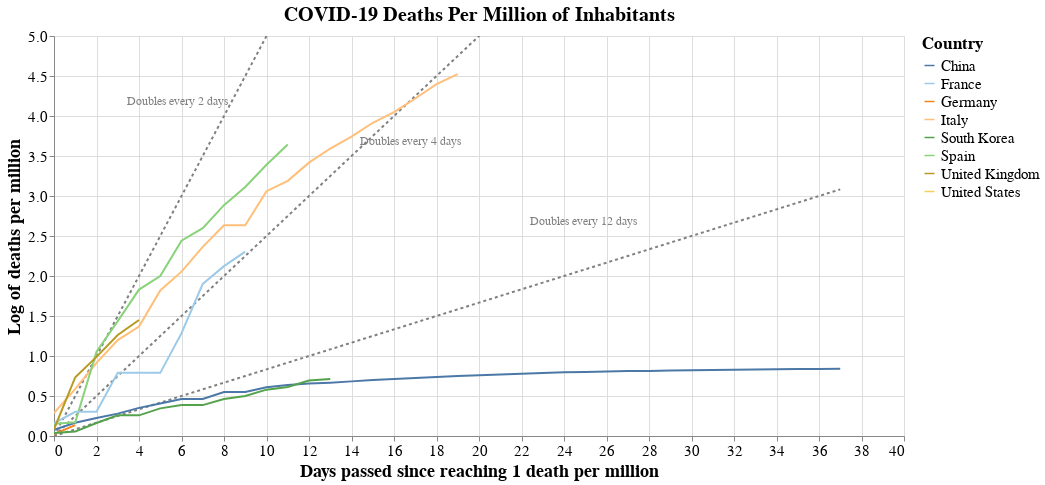

The notebook cell saved with this chart:
### Markdown cell above
## Covid-19 deaths per million inhabitants

### Code cell
#hide_input
# Stack data to get it to Altair dataframe format
data_countries_pc2 = data_countries_pc.copy()
for i in range(0,len(int_countries)):
    data_countries_pc2[i] = data_countries_pc2[i].reset_index()
    data_countries_pc2[i]['n_days'] = data_countries_pc2[i].index
    data_countries_pc2[i]['log_cases'] = np.log(data_countries_pc2[i]["total_cases"])
data_plot = data_countries_pc2[0]
for i in range(1, len(int_countries)):    
    data_plot = pd.concat([data_plot, data_countries_pc2[i]], axis=0)
data_plot["trend_2days"] = data_plot["n_days"]*1/2
data_plot["trend_4days"] = data_plot["n_days"]*1/4
data_plot["trend_12days"] = data_plot["n_days"]*1/12
data_plot["trend_2days_label"] = "Doubles every 2 days"
data_plot["trend_4days_label"] = "Doubles evey 4 days"
data_plot["trend_12days_label"] = "Doubles every 12 days"


# Plot it using Altair
source = data_plot

scales = alt.selection_interval(bind='scales')
#selection = alt.selection_multi(fields=['location'], bind='legend')

base = alt.Chart(source, title = "COVID-19 Deaths Per Million of Inhabitants").encode(
    x = alt.X('n_days:Q', title = "Days passed since reaching 1 death per million"),
    y = alt.Y("log_cases:Q",title = "Log of deaths per million"),
    color = alt.Color('location:N', legend=alt.Legend(title="Country", labelFontSize=15, titleFontSize=17),
                     scale=alt.Scale(scheme='tableau20')),
    #opacity = alt.condition(selection, alt.value(1), alt.value(0.1))
)

lines = base.mark_line().add_selection(
    scales
).properties(
   width=chart_width,
   height=chart_height
)
#.add_selection(
#    selection
#)

trend_2d = alt.Chart(source).encode(
    x = "n_days:Q",
    y = alt.Y("trend_2days:Q",  scale=alt.Scale(domain=(0, max(data_plot["log_cases"])))),
).mark_line(color="grey", strokeDash=[3,3])


labels = pd.DataFrame([{'label': 'Doubles every 2 days', 'x_coord': 6, 'y_coord': 4},
                       {'label': 'Doubles every 4 days', 'x_coord': 17, 'y_coord': 3.5},
                       {'label': 'Doubles every 12 days', 'x_coord': 25, 'y_coord': 2.5},
                      ])
trend_label = (alt.Chart(labels)
                    .mark_text(align='left', dx=-55, dy=-15, fontSize=12, color="grey")
                    .encode(x='x_coord:Q',
                            y='y_coord:Q',
                            text='label:N')
                   )

trend_4d = alt.Chart(source).mark_line(color="grey", strokeDash=[3,3]).encode(
    x = "n_days:Q",
    y = alt.Y("trend_4days:Q",  scale=alt.Scale(domain=(0, max(data_plot["log_cases"])))),
)

trend_12d = alt.Chart(source).mark_line(color="grey", strokeDash=[3,3]).encode(
    x = "n_days:Q",
    y = alt.Y("trend_12days:Q",  scale=alt.Scale(domain=(0, max(data_plot["log_cases"])))),
)


(
(trend_2d + trend_4d + trend_12d + trend_label + lines)
.configure_title(fontSize=20)
.configure_axis(labelFontSize=15,titleFontSize=18)
)

### Figure 1 — Vega-Lite specification as saved in the notebook (floating-point values rounded to 4 significant figures)
{"$schema": "https://vega.github.io/schema/vega-lite/v3.4.0.json", "config": {"axis": {"labelFontSize": 15, "titleFontSize": 18}, "mark": {"tooltip": null}, "title": {"fontSize": 20}, "view": {"height": 300, "width": 400}}, "data": {"name": "data-8080d277bdb2cabb28e0f37631b4cd41"}, "datasets": {"data-46e792c21b458ace41bb6619bc6d4ad3": [{"label": "Doubles every 2 days", "x_coord": 6, "y_coord": 4}, {"label": "Doubles every 4 days", "x_coord": 17, "y_coord": 3.5}, {"label": "Doubles every 12 days", "x_coord": 25, "y_coord": 2.5}], "data-8080d277bdb2cabb28e0f37631b4cd41": [{"date": "2020-02-14T00:00:00", "index": 2028, "location": "China", "log_cases": 0.07612, "n_days": 0, "total_cases": 1.079, "trend_12days": 0, "trend_12days_label": "Doubles every 12 days", "trend_2days": 0, "trend_2days_label": "Doubles every 2 days", "trend_4days": 0, "trend_4days_label": "Doubles evey 4 days"}, {"date": "2020-02-15T00:00:00", "index": 2029, "location": "China", "log_cases": 0.1654, "n_days": 1, "total_cases": 1.18, "trend_12days": 0.08333, "trend_12days_label": "Doubles every 12 days", "trend_2days": 0.5, "trend_2days_label": "Doubles every 2 days", "trend_4days": 0.25, "trend_4days_label": "Doubles evey 4 days"}, {"date": "2020-02-16T00:00:00", "index": 2030, "location": "China", "log_cases": 0.2255, "n_days": 2, "total_cases": 1.253, "trend_12days": 0.1667, "trend_12days_label": "Doubles every 12 days", "trend_2days": 1, "trend_2days_label": "Doubles every 2 days", "trend_4days": 0.5, "trend_4days_label": "Doubles evey 4 days"}, {"date": "2020-02-17T00:00:00", "index": 2031, "location": "China", "log_cases": 0.2795, "n_days": 3, "total_cases": 1.322, "trend_12days": 0.25, "trend_12days_label": "Doubles every 12 days", "trend_2days": 1.5, "trend_2days_label": "Doubles every 2 days", "trend_4days": 0.75, "trend_4days_label": "Doubles evey 4 days"}, {"date": "2020-02-18T00:00:00", "index": 2032, "location": "China", "log_cases": 0.3514, "n_days": 4, "total_cases": 1.421, "trend_12days": 0.3333, "trend_12days_label": "Doubles every 12 days", "trend_2days": 2, "trend_2days_label": "Doubles every 2 days", "trend_4days": 1, "trend_4days_label": "Doubles evey 4 days"}, {"date": "2020-02-19T00:00:00", "index": 2033, "location": "China", "log_cases": 0.4063, "n_days": 5, "total_cases": 1.501, "trend_12days": 0.4167, "trend_12days_label": "Doubles every 12 days", "trend_2days": 2.5, "trend_2days_label": "Doubles every 2 days", "trend_4days": 1.25, "trend_4days_label": "Doubles evey 4 days"}, {"date": "2020-02-20T00:00:00", "index": 2035, "location": "China", "log_cases": 0.4623, "n_days": 6, "total_cases": 1.588, "trend_12days": 0.5, "trend_12days_label": "Doubles every 12 days", "trend_2days": 3, "trend_2days_label": "Doubles every 2 days", "trend_4days": 1.5, "trend_4days_label": "Doubles evey 4 days"}, {"date": "2020-02-21T00:00:00", "index": 2036, "location": "China", "log_cases": 0.4623, "n_days": 7, "total_cases": 1.588, "trend_12days": 0.5833, "trend_12days_label": "Doubles every 12 days", "trend_2days": 3.5, "trend_2days_label": "Doubles every 2 days", "trend_4days": 1.75, "trend_4days_label": "Doubles evey 4 days"}, {"date": "2020-02-22T00:00:00", "index": 2037, "location": "China", "log_cases": 0.55, "n_days": 8, "total_cases": 1.733, "trend_12days": 0.6667, "trend_12days_label": "Doubles every 12 days", "trend_2days": 4, "trend_2days_label": "Doubles every 2 days", "trend_4days": 2, "trend_4days_label": "Doubles evey 4 days"}, {"date": "2020-02-23T00:00:00", "index": 2038, "location": "China", "log_cases": 0.5508, "n_days": 9, "total_cases": 1.735, "trend_12days": 0.75, "trend_12days_label": "Doubles every 12 days", "trend_2days": 4.5, "trend_2days_label": "Doubles every 2 days", "trend_4days": 2.25, "trend_4days_label": "Doubles evey 4 days"}, {"date": "2020-02-24T00:00:00", "index": 2039, "location": "China", "log_cases": 0.6103, "n_days": 10, "total_cases": 1.841, "trend_12days": 0.8333, "trend_12days_label": "Doubles every 12 days", "trend_2days": 5, "trend_2days_label": "Doubles every 2 days", "trend_4days": 2.5, "trend_4days_label": "Doubles evey 4 days"}, {"date": "2020-02-25T00:00:00", "index": 2040, "location": "China", "log_cases": 0.637, "n_days": 11, "total_cases": 1.891, "trend_12days": 0.9167, "trend_12days_label": "Doubles every 12 days", "trend_2days": 5.5, "trend_2days_label": "Doubles every 2 days", "trend_4days": 2.75, "trend_4days_label": "Doubles evey 4 days"}, {"date": "2020-02-26T00:00:00", "index": 2041, "location": "China", "log_cases": 0.6563, "n_days": 12, "total_cases": 1.928, "trend_12days": 1, "trend_12days_label": "Doubles every 12 days", "trend_2days": 6, "trend_2days_label": "Doubles every 2 days", "trend_4days": 3, "trend_4days_label": "Doubles evey 4 days"}, {"date": "2020-02-27T00:00:00", "index": 2042, "location": "China", "log_cases": 0.6669, "n_days": 13, "total_cases": 1.948, "trend_12days": 1.083, "trend_12days_label": "Doubles every 12 days", "trend_2days": 6.5, "trend_2days_label": "Doubles every 2 days", "trend_4days": 3.25, "trend_4days_label": "Doubles evey 4 days"}, {"date": "2020-02-28T00:00:00", "index": 2043, "location": "China", "log_cases": 0.6828, "n_days": 14, "total_cases": 1.979, "trend_12days": 1.167, "trend_12days_label": "Doubles every 12 days", "trend_2days": 7, "trend_2days_label": "Doubles every 2 days", "trend_4days": 3.5, "trend_4days_label": "Doubles evey 4 days"}, {"date": "2020-02-29T00:00:00", "index": 2044, "location": "China", "log_cases": 0.6995, "n_days": 15, "total_cases": 2.013, "trend_12days": 1.25, "trend_12days_label": "Doubles every 12 days", "trend_2days": 7.5, "trend_2days_label": "Doubles every 2 days", "trend_4days": 3.75, "trend_4days_label": "Doubles evey 4 days"}, {"date": "2020-03-01T00:00:00", "index": 2052, "location": "China", "log_cases": 0.7118, "n_days": 16, "total_cases": 2.038, "trend_12days": 1.333, "trend_12days_label": "Doubles every 12 days", "trend_2days": 8, "trend_2days_label": "Doubles every 2 days", "trend_4days": 4, "trend_4days_label": "Doubles evey 4 days"}, {"date": "2020-03-02T00:00:00", "index": 2063, "location": "China", "log_cases": 0.7263, "n_days": 17, "total_cases": 2.067, "trend_12days": 1.417, "trend_12days_label": "Doubles every 12 days", "trend_2days": 8.5, "trend_2days_label": "Doubles every 2 days", "trend_4days": 4.25, "trend_4days_label": "Doubles evey 4 days"}, {"date": "2020-03-03T00:00:00", "index": 2067, "location": "China", "log_cases": 0.7375, "n_days": 18, "total_cases": 2.091, "trend_12days": 1.5, "trend_12days_label": "Doubles every 12 days", "trend_2days": 9, "trend_2days_label": "Doubles every 2 days", "trend_4days": 4.5, "trend_4days_label": "Doubles evey 4 days"}, {"date": "2020-03-04T00:00:00", "index": 2068, "location": "China", "log_cases": 0.7497, "n_days": 19, "total_cases": 2.116, "trend_12days": 1.583, "trend_12days_label": "Doubles every 12 days", "trend_2days": 9.5, "trend_2days_label": "Doubles every 2 days", "trend_4days": 4.75, "trend_4days_label": "Doubles evey 4 days"}, {"date": "2020-03-05T00:00:00", "index": 2069, "location": "China", "log_cases": 0.7604, "n_days": 20, "total_cases": 2.139, "trend_12days": 1.667, "trend_12days_label": "Doubles every 12 days", "trend_2days": 10, "trend_2days_label": "Doubles every 2 days", "trend_4days": 5, "trend_4days_label": "Doubles evey 4 days"}, {"date": "2020-03-06T00:00:00", "index": 2070, "location": "China", "log_cases": 0.7699, "n_days": 21, "total_cases": 2.16, "trend_12days": 1.75, "trend_12days_label": "Doubles every 12 days", "trend_2days": 10.5, "trend_2days_label": "Doubles every 2 days", "trend_4days": 5.25, "trend_4days_label": "Doubles evey 4 days"}, {"date": "2020-03-07T00:00:00", "index": 2071, "location": "China", "log_cases": 0.7791, "n_days": 22, "total_cases": 2.179, "trend_12days": 1.833, "trend_12days_label": "Doubles every 12 days", "trend_2days": 11, "trend_2days_label": "Doubles every 2 days", "trend_4days": 5.5, "trend_4days_label": "Doubles evey 4 days"}, {"date": "2020-03-08T00:00:00", "index": 2072, "location": "China", "log_cases": 0.7882, "n_days": 23, "total_cases": 2.199, "trend_12days": 1.917, "trend_12days_label": "Doubles every 12 days", "trend_2days": 11.5, "trend_2days_label": "Doubles every 2 days", "trend_4days": 5.75, "trend_4days_label": "Doubles evey 4 days"}, {"date": "2020-03-09T00:00:00", "index": 2073, "location": "China", "log_cases": 0.7955, "n_days": 24, "total_cases": 2.216, "trend_12days": 2, "trend_12days_label": "Doubles every 12 days", "trend_2days": 12, "trend_2days_label": "Doubles every 2 days", "trend_4days": 6, "trend_4days_label": "Doubles evey 4 days"}, {"date": "2020-03-10T00:00:00", "index": 2053, "location": "China", "log_cases": 0.8007, "n_days": 25, "total_cases": 2.227, "trend_12days": 2.083, "trend_12days_label": "Doubles every 12 days", "trend_2days": 12.5, "trend_2days_label": "Doubles every 2 days", "trend_4days": 6.25, "trend_4days_label": "Doubles evey 4 days"}, {"date": "2020-03-11T00:00:00", "index": 2054, "location": "China", "log_cases": 0.8076, "n_days": 26, "total_cases": 2.243, "trend_12days": 2.167, "trend_12days_label": "Doubles every 12 days", "trend_2days": 13, "trend_2days_label": "Doubles every 2 days", "trend_4days": 6.5, "trend_4days_label": "Doubles evey 4 days"}, {"date": "2020-03-12T00:00:00", "index": 2055, "location": "China", "log_cases": 0.8111, "n_days": 27, "total_cases": 2.25, "trend_12days": 2.25, "trend_12days_label": "Doubles every 12 days", "trend_2days": 13.5, "trend_2days_label": "Doubles every 2 days", "trend_4days": 6.75, "trend_4days_label": "Doubles evey 4 days"}, {"date": "2020-03-13T00:00:00", "index": 2056, "location": "China", "log_cases": 0.8136, "n_days": 28, "total_cases": 2.256, "trend_12days": 2.333, "trend_12days_label": "Doubles every 12 days", "trend_2days": 14, "trend_2days_label": "Doubles every 2 days", "trend_4days": 7, "trend_4days_label": "Doubles evey 4 days"}, {"date": "2020-03-14T00:00:00", "index": 2057, "location": "China", "log_cases": 0.8177, "n_days": 29, "total_cases": 2.265, "trend_12days": 2.417, "trend_12days_label": "Doubles every 12 days", "trend_2days": 14.5, "trend_2days_label": "Doubles every 2 days", "trend_4days": 7.25, "trend_4days_label": "Doubles evey 4 days"}, {"date": "2020-03-15T00:00:00", "index": 2058, "location": "China", "log_cases": 0.8208, "n_days": 30, "total_cases": 2.272, "trend_12days": 2.5, "trend_12days_label": "Doubles every 12 days", "trend_2days": 15, "trend_2days_label": "Doubles every 2 days", "trend_4days": 7.5, "trend_4days_label": "Doubles evey 4 days"}, {"date": "2020-03-16T00:00:00", "index": 2059, "location": "China", "log_cases": 0.8252, "n_days": 31, "total_cases": 2.282, "trend_12days": 2.583, "trend_12days_label": "Doubles every 12 days", "trend_2days": 15.5, "trend_2days_label": "Doubles every 2 days", "trend_4days": 7.75, "trend_4days_label": "Doubles evey 4 days"}, {"date": "2020-03-17T00:00:00", "index": 2060, "location": "China", "log_cases": 0.8292, "n_days": 32, "total_cases": 2.292, "trend_12days": 2.667, "trend_12days_label": "Doubles every 12 days", "trend_2days": 16, "trend_2days_label": "Doubles every 2 days", "trend_4days": 8, "trend_4days_label": "Doubles evey 4 days"}, {"date": "2020-03-18T00:00:00", "index": 2061, "location": "China", "log_cases": 0.8326, "n_days": 33, "total_cases": 2.299, "trend_12days": 2.75, "trend_12days_label": "Doubles every 12 days", "trend_2days": 16.5, "trend_2days_label": "Doubles every 2 days", "trend_4days": 8.25, "trend_4days_label": "Doubles evey 4 days"}, {"date": "2020-03-19T00:00:00", "index": 2062, "location": "China", "log_cases": 0.8351, "n_days": 34, "total_cases": 2.305, "trend_12days": 2.833, "trend_12days_label": "Doubles every 12 days", "trend_2days": 17, "trend_2days_label": "Doubles every 2 days", "trend_4days": 8.5, "trend_4days_label": "Doubles evey 4 days"}, {"date": "2020-03-20T00:00:00", "index": 2064, "location": "China", "log_cases": 0.8363, "n_days": 35, "total_cases": 2.308, "trend_12days": 2.917, "trend_12days_label": "Doubles every 12 days", "trend_2days": 17.5, "trend_2days_label": "Doubles every 2 days", "trend_4days": 8.75, "trend_4days_label": "Doubles evey 4 days"}, {"date": "2020-03-21T00:00:00", "index": 2065, "location": "China", "log_cases": 0.8382, "n_days": 36, "total_cases": 2.312, "trend_12days": 3, "trend_12days_label": "Doubles every 12 days", "trend_2days": 18, "trend_2days_label": "Doubles every 2 days", "trend_4days": 9, "trend_4days_label": "Doubles evey 4 days"}, {"date": "2020-03-22T00:00:00", "index": 2066, "location": "China", "log_cases": 0.84, "n_days": 37, "total_cases": 2.316, "trend_12days": 3.083, "trend_12days_label": "Doubles every 12 days", "trend_2days": 18.5, "trend_2days_label": "Doubles every 2 days", "trend_4days": 9.25, "trend_4days_label": "Doubles evey 4 days"}, {"date": "2020-03-03T00:00:00", "index": 4995, "location": "Italy", "log_cases": 0.2858, "n_days": 0, "total_cases": 1.331, "trend_12days": 0, "trend_12days_label": "Doubles every 12 days", "trend_2days": 0, "trend_2days_label": "Doubles every 2 days", "trend_4days": 0, "trend_4days_label": "Doubles evey 4 days"}, {"date": "2020-03-04T00:00:00", "index": 4996, "location": "Italy", "log_cases": 0.5892, "n_days": 1, "total_cases": 1.803, "trend_12days": 0.08333, "trend_12days_label": "Doubles every 12 days", "trend_2days": 0.5, "trend_2days_label": "Doubles every 2 days", "trend_4days": 0.25, "trend_4days_label": "Doubles evey 4 days"}, {"date": "2020-03-05T00:00:00", "index": 4997, "location": "Italy", "log_cases": 0.9136, "n_days": 2, "total_cases": 2.493, "trend_12days": 0.1667, "trend_12days_label": "Doubles every 12 days", "trend_2days": 1, "trend_2days_label": "Doubles every 2 days", "trend_4days": 0.5, "trend_4days_label": "Doubles evey 4 days"}, {"date": "2020-03-06T00:00:00", "index": 4998, "location": "Italy", "log_cases": 1.2, "n_days": 3, "total_cases": 3.319, "trend_12days": 0.25, "trend_12days_label": "Doubles every 12 days", "trend_2days": 1.5, "trend_2days_label": "Doubles every 2 days", "trend_4days": 0.75, "trend_4days_label": "Doubles evey 4 days"}, {"date": "2020-03-07T00:00:00", "index": 4999, "location": "Italy", "log_cases": 1.367, "n_days": 4, "total_cases": 3.925, "trend_12days": 0.3333, "trend_12days_label": "Doubles every 12 days", "trend_2days": 2, "trend_2days_label": "Doubles every 2 days", "trend_4days": 1, "trend_4days_label": "Doubles evey 4 days"}, {"date": "2020-03-08T00:00:00", "index": 5000, "location": "Italy", "log_cases": 1.819, "n_days": 5, "total_cases": 6.166, "trend_12days": 0.4167, "trend_12days_label": "Doubles every 12 days", "trend_2days": 2.5, "trend_2days_label": "Doubles every 2 days", "trend_4days": 1.25, "trend_4days_label": "Doubles evey 4 days"}, {"date": "2020-03-09T00:00:00", "index": 5001, "location": "Italy", "log_cases": 2.054, "n_days": 6, "total_cases": 7.8, "trend_12days": 0.5, "trend_12days_label": "Doubles every 12 days", "trend_2days": 3, "trend_2days_label": "Doubles every 2 days", "trend_4days": 1.5, "trend_4days_label": "Doubles evey 4 days"}, {"date": "2020-03-10T00:00:00", "index": 4981, "location": "Italy", "log_cases": 2.364, "n_days": 7, "total_cases": 10.63, "trend_12days": 0.5833, "trend_12days_label": "Doubles every 12 days", "trend_2days": 3.5, "trend_2days_label": "Doubles every 2 days", "trend_4days": 1.75, "trend_4days_label": "Doubles evey 4 days"}, {"date": "2020-03-11T00:00:00", "index": 4982, "location": "Italy", "log_cases": 2.634, "n_days": 8, "total_cases": 13.93, "trend_12days": 0.6667, "trend_12days_label": "Doubles every 12 days", "trend_2days": 4, "trend_2days_label": "Doubles every 2 days", "trend_4days": 2, "trend_4days_label": "Doubles evey 4 days"}, {"date": "2020-03-12T00:00:00", "index": 4983, "location": "Italy", "log_cases": 2.634, "n_days": 9, "total_cases": 13.93, "trend_12days": 0.75, "trend_12days_label": "Doubles every 12 days", "trend_2days": 4.5, "trend_2days_label": "Doubles every 2 days", "trend_4days": 2.25, "trend_4days_label": "Doubles evey 4 days"}, {"date": "2020-03-13T00:00:00", "index": 4984, "location": "Italy", "log_cases": 3.06, "n_days": 10, "total_cases": 21.33, "trend_12days": 0.8333, "trend_12days_label": "Doubles every 12 days", "trend_2days": 5, "trend_2days_label": "Doubles every 2 days", "trend_4days": 2.5, "trend_4days_label": "Doubles evey 4 days"}, {"date": "2020-03-14T00:00:00", "index": 4985, "location": "Italy", "log_cases": 3.189, "n_days": 11, "total_cases": 24.28, "trend_12days": 0.9167, "trend_12days_label": "Doubles every 12 days", "trend_2days": 5.5, "trend_2days_label": "Doubles every 2 days", "trend_4days": 2.75, "trend_4days_label": "Doubles evey 4 days"}, {"date": "2020-03-15T00:00:00", "index": 4986, "location": "Italy", "log_cases": 3.417, "n_days": 12, "total_cases": 30.48, "trend_12days": 1, "trend_12days_label": "Doubles every 12 days", "trend_2days": 6, "trend_2days_label": "Doubles every 2 days", "trend_4days": 3, "trend_4days_label": "Doubles evey 4 days"}, {"date": "2020-03-16T00:00:00", "index": 4987, "location": "Italy", "log_cases": 3.593, "n_days": 13, "total_cases": 36.35, "trend_12days": 1.083, "trend_12days_label": "Doubles every 12 days", "trend_2days": 6.5, "trend_2days_label": "Doubles every 2 days", "trend_4days": 3.25, "trend_4days_label": "Doubles evey 4 days"}, {"date": "2020-03-17T00:00:00", "index": 4988, "location": "Italy", "log_cases": 3.742, "n_days": 14, "total_cases": 42.17, "trend_12days": 1.167, "trend_12days_label": "Doubles every 12 days", "trend_2days": 7, "trend_2days_label": "Doubles every 2 days", "trend_4days": 3.5, "trend_4days_label": "Doubles evey 4 days"}, {"date": "2020-03-18T00:00:00", "index": 4989, "location": "Italy", "log_cases": 3.915, "n_days": 15, "total_cases": 50.17, "trend_12days": 1.25, "trend_12days_label": "Doubles every 12 days", "trend_2days": 7.5, "trend_2days_label": "Doubles every 2 days", "trend_4days": 3.75, "trend_4days_label": "Doubles evey 4 days"}, {"date": "2020-03-19T00:00:00", "index": 4990, "location": "Italy", "log_cases": 4.049, "n_days": 16, "total_cases": 57.36, "trend_12days": 1.333, "trend_12days_label": "Doubles every 12 days", "trend_2days": 8, "trend_2days_label": "Doubles every 2 days", "trend_4days": 4, "trend_4days_label": "Doubles evey 4 days"}, {"date": "2020-03-20T00:00:00", "index": 4992, "location": "Italy", "log_cases": 4.218, "n_days": 17, "total_cases": 67.92, "trend_12days": 1.417, "trend_12days_label": "Doubles every 12 days", "trend_2days": 8.5, "trend_2days_label": "Doubles every 2 days", "trend_4days": 4.25, "trend_4days_label": "Doubles evey 4 days"}, {"date": "2020-03-21T00:00:00", "index": 4993, "location": "Italy", "log_cases": 4.398, "n_days": 18, "total_cases": 81.28, "trend_12days": 1.5, "trend_12days_label": "Doubles every 12 days", "trend_2days": 9, "trend_2days_label": "Doubles every 2 days", "trend_4days": 4.5, "trend_4days_label": "Doubles evey 4 days"}, {"date": "2020-03-22T00:00:00", "index": 4994, "location": "Italy", "log_cases": 4.525, "n_days": 19, "total_cases": 92.25, "trend_12days": 1.583, "trend_12days_label": "Doubles every 12 days", "trend_2days": 9.5, "trend_2days_label": "Doubles every 2 days", "trend_4days": 4.75, "trend_4days_label": "Doubles evey 4 days"}, {"date": "2020-03-11T00:00:00", "index": 8886, "location": "Spain", "log_cases": 0.1527, "n_days": 0, "total_cases": 1.165, "trend_12days": 0, "trend_12days_label": "Doubles every 12 days", "trend_2days": 0, "trend_2days_label": "Doubles every 2 days", "trend_4days": 0, "trend_4days_label": "Doubles evey 4 days"}, {"date": "2020-03-12T00:00:00", "index": 8887, "location": "Spain", "log_cases": 0.171, "n_days": 1, "total_cases": 1.187, "trend_12days": 0.08333, "trend_12days_label": "Doubles every 12 days", "trend_2days": 0.5, "trend_2days_label": "Doubles every 2 days", "trend_4days": 0.25, "trend_4days_label": "Doubles evey 4 days"}, {"date": "2020-03-13T00:00:00", "index": 8888, "location": "Spain", "log_cases": 1.054, "n_days": 2, "total_cases": 2.869, "trend_12days": 0.1667, "trend_12days_label": "Doubles every 12 days", "trend_2days": 1, "trend_2days_label": "Doubles every 2 days", "trend_4days": 0.5, "trend_4days_label": "Doubles evey 4 days"}, {"date": "2020-03-14T00:00:00", "index": 8889, "location": "Spain", "log_cases": 1.437, "n_days": 3, "total_cases": 4.207, "trend_12days": 0.25, "trend_12days_label": "Doubles every 12 days", "trend_2days": 1.5, "trend_2days_label": "Doubles every 2 days", "trend_4days": 0.75, "trend_4days_label": "Doubles evey 4 days"}, {"date": "2020-03-15T00:00:00", "index": 8890, "location": "Spain", "log_cases": 1.83, "n_days": 4, "total_cases": 6.235, "trend_12days": 0.3333, "trend_12days_label": "Doubles every 12 days", "trend_2days": 2, "trend_2days_label": "Doubles every 2 days", "trend_4days": 1, "trend_4days_label": "Doubles evey 4 days"}, {"date": "2020-03-16T00:00:00", "index": 8891, "location": "Spain", "log_cases": 1.998, "n_days": 5, "total_cases": 7.378, "trend_12days": 0.4167, "trend_12days_label": "Doubles every 12 days", "trend_2days": 2.5, "trend_2days_label": "Doubles every 2 days", "trend_4days": 1.25, "trend_4days_label": "Doubles evey 4 days"}, {"date": "2020-03-17T00:00:00", "index": 8892, "location": "Spain", "log_cases": 2.442, "n_days": 6, "total_cases": 11.5, "trend_12days": 0.5, "trend_12days_label": "Doubles every 12 days", "trend_2days": 3, "trend_2days_label": "Doubles every 2 days", "trend_4days": 1.5, "trend_4days_label": "Doubles evey 4 days"}, {"date": "2020-03-18T00:00:00", "index": 8893, "location": "Spain", "log_cases": 2.598, "n_days": 7, "total_cases": 13.44, "trend_12days": 0.5833, "trend_12days_label": "Doubles every 12 days", "trend_2days": 3.5, "trend_2days_label": "Doubles every 2 days", "trend_4days": 1.75, "trend_4days_label": "Doubles evey 4 days"}, {"date": "2020-03-19T00:00:00", "index": 8894, "location": "Spain", "log_cases": 2.885, "n_days": 8, "total_cases": 17.91, "trend_12days": 0.6667, "trend_12days_label": "Doubles every 12 days", "trend_2days": 4, "trend_2days_label": "Doubles every 2 days", "trend_4days": 2, "trend_4days_label": "Doubles evey 4 days"}, {"date": "2020-03-20T00:00:00", "index": 8896, "location": "Spain", "log_cases": 3.114, "n_days": 9, "total_cases": 22.5, "trend_12days": 0.75, "trend_12days_label": "Doubles every 12 days", "trend_2days": 4.5, "trend_2days_label": "Doubles every 2 days", "trend_4days": 2.25, "trend_4days_label": "Doubles evey 4 days"}, {"date": "2020-03-21T00:00:00", "index": 8897, "location": "Spain", "log_cases": 3.39, "n_days": 10, "total_cases": 29.66, "trend_12days": 0.8333, "trend_12days_label": "Doubles every 12 days", "trend_2days": 5, "trend_2days_label": "Doubles every 2 days", "trend_4days": 2.5, "trend_4days_label": "Doubles evey 4 days"}, {"date": "2020-03-22T00:00:00", "index": 8898, "location": "Spain", "log_cases": 3.644, "n_days": 11, "total_cases": 38.23, "trend_12days": 0.9167, "trend_12days_label": "Doubles every 12 days", "trend_2days": 5.5, "trend_2days_label": "Doubles every 2 days", "trend_4days": 2.75, "trend_4days_label": "Doubles evey 4 days"}, {"date": "2020-03-13T00:00:00", "index": 3642, "location": "France", "log_cases": 0.1614, "n_days": 0, "total_cases": 1.175, "trend_12days": 0, "trend_12days_label": "Doubles every 12 days", "trend_2days": 0, "trend_2days_label": "Doubles every 2 days", "trend_4days": 0, "trend_4days_label": "Doubles evey 4 days"}, {"date": "2020-03-14T00:00:00", "index": 3643, "location": "France", "log_cases": 0.3028, "n_days": 1, "total_cases": 1.354, "trend_12days": 0.08333, "trend_12days_label": "Doubles every 12 days", "trend_2days": 0.5, "trend_2days_label": "Doubles every 2 days", "trend_4days": 0.25, "trend_4days_label": "Doubles evey 4 days"}, {"date": "2020-03-15T00:00:00", "index": 3644, "location": "France", "log_cases": 0.3028, "n_days": 2, "total_cases": 1.354, "trend_12days": 0.1667, "trend_12days_label": "Doubles every 12 days", "trend_2days": 1, "trend_2days_label": "Doubles every 2 days", "trend_4days": 0.5, "trend_4days_label": "Doubles evey 4 days"}, {"date": "2020-03-16T00:00:00", "index": 3645, "location": "France", "log_cases": 0.7891, "n_days": 3, "total_cases": 2.202, "trend_12days": 0.25, "trend_12days_label": "Doubles every 12 days", "trend_2days": 1.5, "trend_2days_label": "Doubles every 2 days", "trend_4days": 0.75, "trend_4days_label": "Doubles evey 4 days"}, {"date": "2020-03-17T00:00:00", "index": 3646, "location": "France", "log_cases": 0.7891, "n_days": 4, "total_cases": 2.202, "trend_12days": 0.3333, "trend_12days_label": "Doubles every 12 days", "trend_2days": 2, "trend_2days_label": "Doubles every 2 days", "trend_4days": 1, "trend_4days_label": "Doubles evey 4 days"}, {"date": "2020-03-18T00:00:00", "index": 3647, "location": "France", "log_cases": 0.7891, "n_days": 5, "total_cases": 2.202, "trend_12days": 0.4167, "trend_12days_label": "Doubles every 12 days", "trend_2days": 2.5, "trend_2days_label": "Doubles every 2 days", "trend_4days": 1.25, "trend_4days_label": "Doubles evey 4 days"}, {"date": "2020-03-19T00:00:00", "index": 3648, "location": "France", "log_cases": 1.285, "n_days": 6, "total_cases": 3.615, "trend_12days": 0.5, "trend_12days_label": "Doubles every 12 days", "trend_2days": 3, "trend_2days_label": "Doubles every 2 days", "trend_4days": 1.5, "trend_4days_label": "Doubles evey 4 days"}, {"date": "2020-03-20T00:00:00", "index": 3650, "location": "France", "log_cases": 1.901, "n_days": 7, "total_cases": 6.694, "trend_12days": 0.5833, "trend_12days_label": "Doubles every 12 days", "trend_2days": 3.5, "trend_2days_label": "Doubles every 2 days", "trend_4days": 1.75, "trend_4days_label": "Doubles evey 4 days"}, {"date": "2020-03-21T00:00:00", "index": 3651, "location": "France", "log_cases": 2.123, "n_days": 8, "total_cases": 8.36, "trend_12days": 0.6667, "trend_12days_label": "Doubles every 12 days", "trend_2days": 4, "trend_2days_label": "Doubles every 2 days", "trend_4days": 2, "trend_4days_label": "Doubles evey 4 days"}, {"date": "2020-03-22T00:00:00", "index": 3652, "location": "France", "log_cases": 2.305, "n_days": 9, "total_cases": 10.03, "trend_12days": 0.75, "trend_12days_label": "Doubles every 12 days", "trend_2days": 4.5, "trend_2days_label": "Doubles every 2 days", "trend_4days": 2.25, "trend_4days_label": "Doubles evey 4 days"}, {"date": "2020-03-18T00:00:00", "index": 10052, "location": "United Kingdom", "log_cases": 0.08426, "n_days": 0, "total_cases": 1.088, "trend_12days": 0, "trend_12days_label": "Doubles every 12 days", "trend_2days": 0, "trend_2days_label": "Doubles every 2 days", "trend_4days": 0, "trend_4days_label": "Doubles evey 4 days"}, {"date": "2020-03-19T00:00:00", "index": 10053, "location": "United Kingdom", "log_cases": 0.7349, "n_days": 1, "total_cases": 2.085, "trend_12days": 0.08333, "trend_12days_label": "Doubles every 12 days", "trend_2days": 0.5, "trend_2days_label": "Doubles every 2 days", "trend_4days": 0.25, "trend_4days_label": "Doubles evey 4 days"}, {"date": "2020-03-20T00:00:00", "index": 10055, "location": "United Kingdom", "log_cases": 0.9894, "n_days": 2, "total_cases": 2.69, "trend_12days": 0.1667, "trend_12days_label": "Doubles every 12 days", "trend_2days": 1, "trend_2days_label": "Doubles every 2 days", "trend_4days": 0.5, "trend_4days_label": "Doubles evey 4 days"}, {"date": "2020-03-21T00:00:00", "index": 10056, "location": "United Kingdom", "log_cases": 1.263, "n_days": 3, "total_cases": 3.536, "trend_12days": 0.25, "trend_12days_label": "Doubles every 12 days", "trend_2days": 1.5, "trend_2days_label": "Doubles every 2 days", "trend_4days": 0.75, "trend_4days_label": "Doubles evey 4 days"}, {"date": "2020-03-22T00:00:00", "index": 10057, "location": "United Kingdom", "log_cases": 1.45, "n_days": 4, "total_cases": 4.261, "trend_12days": 0.3333, "trend_12days_label": "Doubles every 12 days", "trend_2days": 2, "trend_2days_label": "Doubles every 2 days", "trend_4days": 1, "trend_4days_label": "Doubles evey 4 days"}, {"date": "2020-03-21T00:00:00", "index": 3895, "location": "Germany", "log_cases": 0.02271, "n_days": 0, "total_cases": 1.023, "trend_12days": 0, "trend_12days_label": "Doubles every 12 days", "trend_2days": 0, "trend_2days_label": "Doubles every 2 days", "trend_4days": 0, "trend_4days_label": "Doubles evey 4 days"}, {"date": "2020-03-22T00:00:00", "index": 3896, "location": "Germany", "log_cases": 0.1352, "n_days": 1, "total_cases": 1.145, "trend_12days": 0.08333, "trend_12days_label": "Doubles every 12 days", "trend_2days": 0.5, "trend_2days_label": "Doubles every 2 days", "trend_4days": 0.25, "trend_4days_label": "Doubles evey 4 days"}, {"date": "2020-03-22T00:00:00", "index": 9813, "location": "United States", "log_cases": 0.2509, "n_days": 0, "total_cases": 1.285, "trend_12days": 0, "trend_12days_label": "Doubles every 12 days", "trend_2days": 0, "trend_2days_label": "Doubles every 2 days", "trend_4days": 0, "trend_4days_label": "Doubles evey 4 days"}, {"date": "2020-03-09T00:00:00", "index": 5367, "location": "South Korea", "log_cases": 0.03882, "n_days": 0, "total_cases": 1.04, "trend_12days": 0, "trend_12days_label": "Doubles every 12 days", "trend_2days": 0, "trend_2days_label": "Doubles every 2 days", "trend_4days": 0, "trend_4days_label": "Doubles evey 4 days"}, {"date": "2020-03-10T00:00:00", "index": 5347, "location": "South Korea", "log_cases": 0.05751, "n_days": 1, "total_cases": 1.059, "trend_12days": 0.08333, "trend_12days_label": "Doubles every 12 days", "trend_2days": 0.5, "trend_2days_label": "Doubles every 2 days", "trend_4days": 0.25, "trend_4days_label": "Doubles evey 4 days"}, {"date": "2020-03-11T00:00:00", "index": 5348, "location": "South Korea", "log_cases": 0.1629, "n_days": 2, "total_cases": 1.177, "trend_12days": 0.1667, "trend_12days_label": "Doubles every 12 days", "trend_2days": 1, "trend_2days_label": "Doubles every 2 days", "trend_4days": 0.5, "trend_4days_label": "Doubles evey 4 days"}, {"date": "2020-03-12T00:00:00", "index": 5349, "location": "South Korea", "log_cases": 0.2582, "n_days": 3, "total_cases": 1.295, "trend_12days": 0.25, "trend_12days_label": "Doubles every 12 days", "trend_2days": 1.5, "trend_2days_label": "Doubles every 2 days", "trend_4days": 0.75, "trend_4days_label": "Doubles evey 4 days"}, {"date": "2020-03-13T00:00:00", "index": 5350, "location": "South Korea", "log_cases": 0.2582, "n_days": 4, "total_cases": 1.295, "trend_12days": 0.3333, "trend_12days_label": "Doubles every 12 days", "trend_2days": 2, "trend_2days_label": "Doubles every 2 days", "trend_4days": 1, "trend_4days_label": "Doubles evey 4 days"}, {"date": "2020-03-14T00:00:00", "index": 5351, "location": "South Korea", "log_cases": 0.3452, "n_days": 5, "total_cases": 1.412, "trend_12days": 0.4167, "trend_12days_label": "Doubles every 12 days", "trend_2days": 2.5, "trend_2days_label": "Doubles every 2 days", "trend_4days": 1.25, "trend_4days_label": "Doubles evey 4 days"}, {"date": "2020-03-15T00:00:00", "index": 5352, "location": "South Korea", "log_cases": 0.386, "n_days": 6, "total_cases": 1.471, "trend_12days": 0.5, "trend_12days_label": "Doubles every 12 days", "trend_2days": 3, "trend_2days_label": "Doubles every 2 days", "trend_4days": 1.5, "trend_4days_label": "Doubles evey 4 days"}, {"date": "2020-03-16T00:00:00", "index": 5353, "location": "South Korea", "log_cases": 0.386, "n_days": 7, "total_cases": 1.471, "trend_12days": 0.5833, "trend_12days_label": "Doubles every 12 days", "trend_2days": 3.5, "trend_2days_label": "Doubles every 2 days", "trend_4days": 1.75, "trend_4days_label": "Doubles evey 4 days"}, {"date": "2020-03-17T00:00:00", "index": 5354, "location": "South Korea", "log_cases": 0.463, "n_days": 8, "total_cases": 1.589, "trend_12days": 0.6667, "trend_12days_label": "Doubles every 12 days", "trend_2days": 4, "trend_2days_label": "Doubles every 2 days", "trend_4days": 2, "trend_4days_label": "Doubles evey 4 days"}, {"date": "2020-03-18T00:00:00", "index": 5355, "location": "South Korea", "log_cases": 0.4993, "n_days": 9, "total_cases": 1.648, "trend_12days": 0.75, "trend_12days_label": "Doubles every 12 days", "trend_2days": 4.5, "trend_2days_label": "Doubles every 2 days", "trend_4days": 2.25, "trend_4days_label": "Doubles evey 4 days"}, {"date": "2020-03-19T00:00:00", "index": 5356, "location": "South Korea", "log_cases": 0.5794, "n_days": 10, "total_cases": 1.785, "trend_12days": 0.8333, "trend_12days_label": "Doubles every 12 days", "trend_2days": 5, "trend_2days_label": "Doubles every 2 days", "trend_4days": 2.5, "trend_4days_label": "Doubles evey 4 days"}, {"date": "2020-03-20T00:00:00", "index": 5358, "location": "South Korea", "log_cases": 0.6118, "n_days": 11, "total_cases": 1.844, "trend_12days": 0.9167, "trend_12days_label": "Doubles every 12 days", "trend_2days": 5.5, "trend_2days_label": "Doubles every 2 days", "trend_4days": 2.75, "trend_4days_label": "Doubles evey 4 days"}, {"date": "2020-03-21T00:00:00", "index": 5359, "location": "South Korea", "log_cases": 0.6935, "n_days": 12, "total_cases": 2.001, "trend_12days": 1, "trend_12days_label": "Doubles every 12 days", "trend_2days": 6, "trend_2days_label": "Doubles every 2 days", "trend_4days": 3, "trend_4days_label": "Doubles evey 4 days"}, {"date": "2020-03-22T00:00:00", "index": 5360, "location": "South Korea", "log_cases": 0.7129, "n_days": 13, "total_cases": 2.04, "trend_12days": 1.083, "trend_12days_label": "Doubles every 12 days", "trend_2days": 6.5, "trend_2days_label": "Doubles every 2 days", "trend_4days": 3.25, "trend_4days_label": "Doubles evey 4 days"}]}, "layer": [{"encoding": {"x": {"field": "n_days", "type": "quantitative"}, "y": {"field": "trend_2days", "scale": {"domain": [0, 4.525]}, "type": "quantitative"}}, "mark": {"color": "grey", "strokeDash": [3, 3], "type": "line"}}, {"encoding": {"x": {"field": "n_days", "type": "quantitative"}, "y": {"field": "trend_4days", "scale": {"domain": [0, 4.525]}, "type": "quantitative"}}, "mark": {"color": "grey", "strokeDash": [3, 3], "type": "line"}}, {"encoding": {"x": {"field": "n_days", "type": "quantitative"}, "y": {"field": "trend_12days", "scale": {"domain": [0, 4.525]}, "type": "quantitative"}}, "mark": {"color": "grey", "strokeDash": [3, 3], "type": "line"}}, {"data": {"name": "data-46e792c21b458ace41bb6619bc6d4ad3"}, "encoding": {"text": {"field": "label", "type": "nominal"}, "x": {"field": "x_coord", "type": "quantitative"}, "y": {"field": "y_coord", "type": "quantitative"}}, "mark": {"align": "left", "color": "grey", "dx": -55, "dy": -15, "fontSize": 12, "type": "text"}}, {"data": {"name": "data-8080d277bdb2cabb28e0f37631b4cd41"}, "encoding": {"color": {"field": "location", "legend": {"labelFontSize": 15, "title": "Country", "titleFontSize": 17}, "scale": {"scheme": "tableau20"}, "type": "nominal"}, "x": {"field": "n_days", "title": "Days passed since reaching 1 death per million", "type": "quantitative"}, "y": {"field": "log_cases", "title": "Log of deaths per million", "type": "quantitative"}}, "height": 400, "mark": "line", "selection": {"selector007": {"bind": "scales", "type": "interval"}}, "title": "COVID-19 Deaths Per Million of Inhabitants", "width": 850}]}
